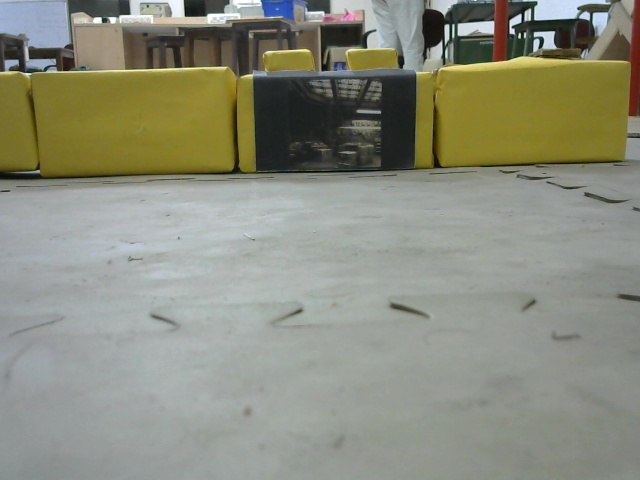
#> input picture Trail/Check 2/Input1.jpg, 640 x 480 px, given in place of the camera
$ python 1.py
#> lines starting #> are read from the running program, lines starting #| are printed output that depends on the picture; after the words box and inside, x2 and y2 are one past the last pixel; in counts of white or black regions, pixels touching at a corner belong together
import time

start1=time.time()
import numpy as np
import cv2
#from scipy.spatial import distance
stop1=time.time()

print("Import: ",stop1-start1)

##def calculateDistance(i1, i2):
##    return np.sum((i1-i2)**2)

start2=time.time()

length=0
Area=[]
newcontour=[]
newcontour2=[]

#path = r'F:\Projects\Caterpillar\Trail\Check 1\4\Input11.jpg'
#img=cv2.imread(path)

_,img = cv2.VideoCapture(1).read()
#> img is the input picture: shape (480, 640, 3); mean B, G, R 125, 141, 139.1

cv2.imwrite('Input.jpg',img)

blur = cv2.GaussianBlur(img,(5,5),0)

hsv=cv2.cvtColor(blur, cv2.COLOR_BGR2HSV)
#> hsv: shape (480, 640, 3); mean H, S, V 58.3, 43.8, 144.2

lb= np.array([15,80,50])
ub= np.array([39,255,255])
mask = cv2.inRange(hsv, lb, ub)
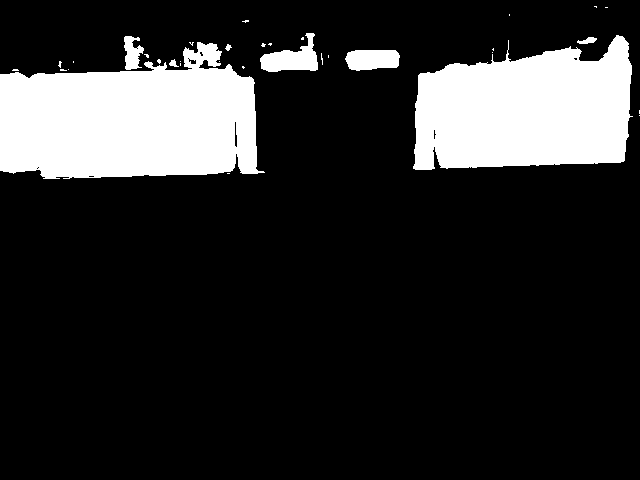
#> mask: shape (480, 640); 17.2% white; 34 white regions (26 under 20 px)
cv2.imwrite('mask.jpg',mask)
cv2.imshow('mask',mask)
#temp = np.zeros(mask.shape).astype(mask.dtype)
res = cv2.bitwise_and(img,blur, mask =mask)
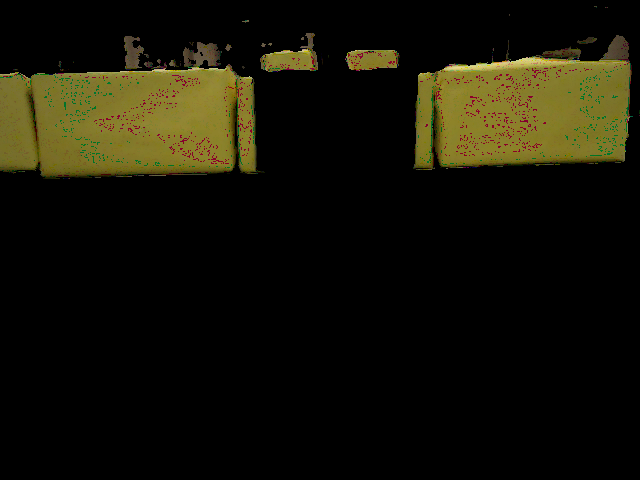
#> res: shape (480, 640, 3); mean B, G, R 7.1, 19.3, 21.2

grey=cv2.cvtColor(res,cv2.COLOR_BGR2GRAY)
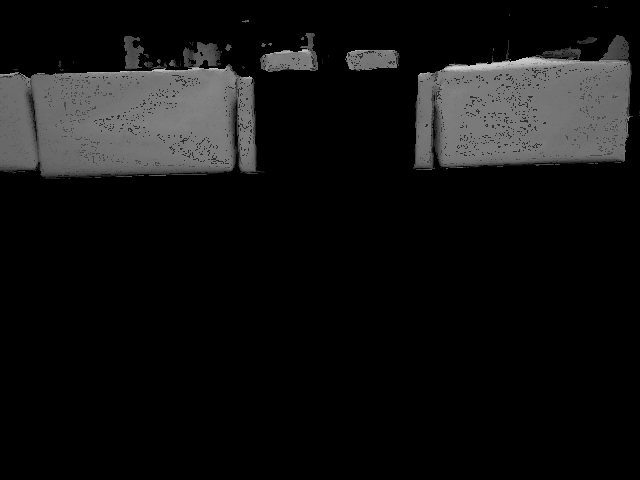
#> grey: shape (480, 640); min 0, max 212, mean 18.5

contour,hierarchy=cv2.findContours(mask,cv2.RETR_TREE, cv2.CHAIN_APPROX_SIMPLE)
#> contour = 44 contours, 35 with area under 20; largest, box (x1, y1, x2, y2) and area: (0, 42, 265, 179) 26746, (413, 35, 633, 170) 22504, (260, 33, 318, 72) 1106, (345, 50, 400, 71) 908, (124, 36, 144, 70) 386

#print("Contour Dtype: ",np.dtype(contour))
print("Block Area",end=' ')
for i in contour:
    if cv2.contourArea(i) > 15000:
         length+=1
         Area=cv2.contourArea(i)
         newcontour.append(i)
         print(Area,end=' ')
         contour=i
    else:
       cv2.fillPoly(mask,[i],(0,0,0))
#> this loop made 44 passes
#> (length, Area) on passes 24, 37: (1, 26746), (2, 22504)
#> i on passes 1, 2, 3, 4, 6, 8: [[227, 173], [229, 173]], [[639, 115]], [[639, 110], [639, 113]], [[68, 69]], [[13, 69], [12, 70], [18, 70], [17, 69]], [[180, 63], [180, 65]]
#| 26746.0
#| 22504.0
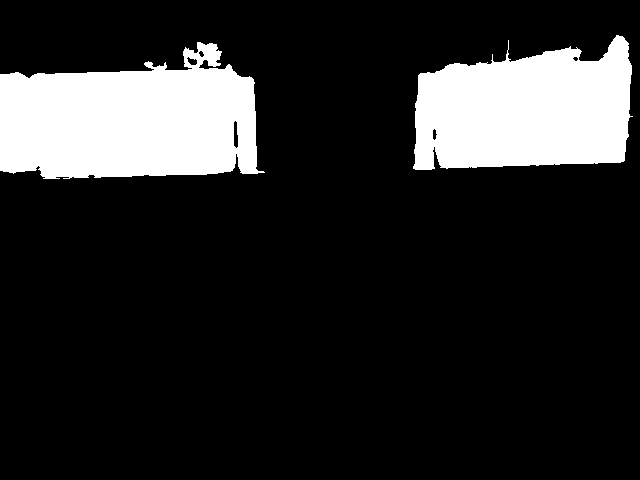
#> mask: shape (480, 640); 16.2% white; 2 white regions
#> after the loop, length = 2; newcontour = 2 contours; box (x1, y1, x2, y2) and area: (0, 42, 265, 179) 26746, (413, 35, 633, 170) 22504

length=len(newcontour)

cv2.drawContours(img, newcontour,-1,(0,0,255),0)
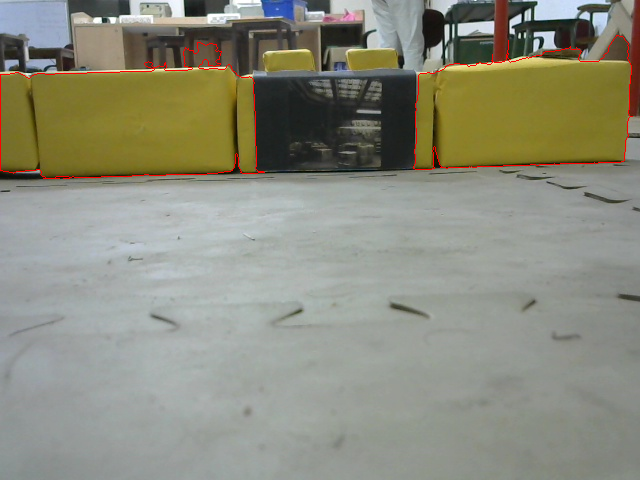
#> img: shape (480, 640, 3); 0.54% of pixels changed, all inside (x1, y1, x2, y2) = (0, 35, 633, 179)

cv2.imshow('Contour',img)

start_pic=time.time()

(y1, x1) = np.where(mask==0)
(topy1, topx1) = (np.min(y1), np.min(x1))
#> topy1 = 0; topx1 = 0
(bottomy1, bottomx1) = (np.max(y1), np.max(x1))
#> bottomy1 = 479; bottomx1 = 639

end_pic=time.time()

print("Pic Co-ordinate Execution: ",end_pic-start_pic)

(y, x) = np.where(mask==255)
(topy, topx) = (np.min(y), np.min(x))
#> topy = 35; topx = 0
(bottomy, bottomx) = (np.max(y), np.max(x))
#> bottomy = 178; bottomx = 632

print("\nNo. of contours",length)
#| No. of contours 2

#if length==2 and (Area[0]<30000 and Area[1]<30000):
if length ==2:
    print("\n\nBlock: 0")
    #print("\n\nArea: ",Area[0],Area[1])
#elif length==1 and Area > 30000:
elif length == 1:
    if topx < 100 and (bottomx1-bottomx)>100:
        print("\n\nBlock: 1")
    elif topx > 100 and (bottomx1-bottomx)<100:
        print("\n\nBlock: -1")
    else:
        print("****************Condition Not Satisfied**************")
    print("\npic x: ",topx1,bottomx1)
    print("\nblock x: ",topx,bottomx)


end2=time.time()

print("Program Execution :",end2-start2)

$ run again, on Trail/Check 2/Input2.jpg
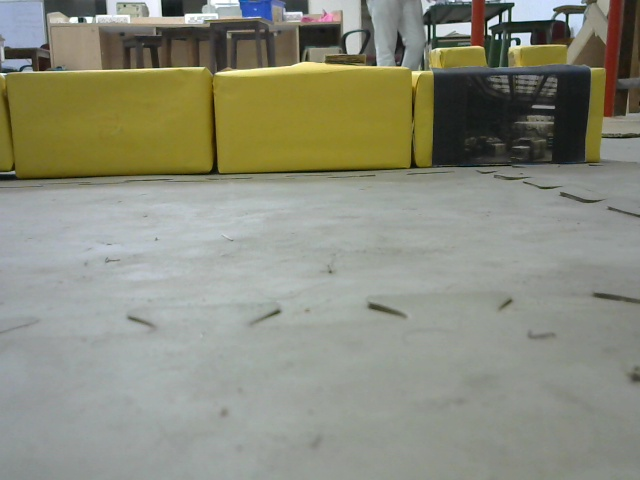
#> input picture Trail/Check 2/Input2.jpg, 640 x 480 px, given in place of the camera
#> img is the input picture: shape (480, 640, 3); mean B, G, R 124.4, 140.7, 139.2
#> hsv: shape (480, 640, 3); mean H, S, V 57.4, 44, 144.1
#> contour = 62 contours, 51 with area under 20; largest, box (x1, y1, x2, y2) and area: (0, 37, 435, 181) 45646, (576, 37, 607, 164) 1881, (508, 38, 573, 67) 1138, (428, 44, 489, 69) 1041, (629, 0, 640, 77) 430
#> the loop `for i in contour:` made 62 passes
#> (length, Area) on pass 39: (1, 45646)
#> (printed output is left out)
#> after the loop `for i in contour:`:
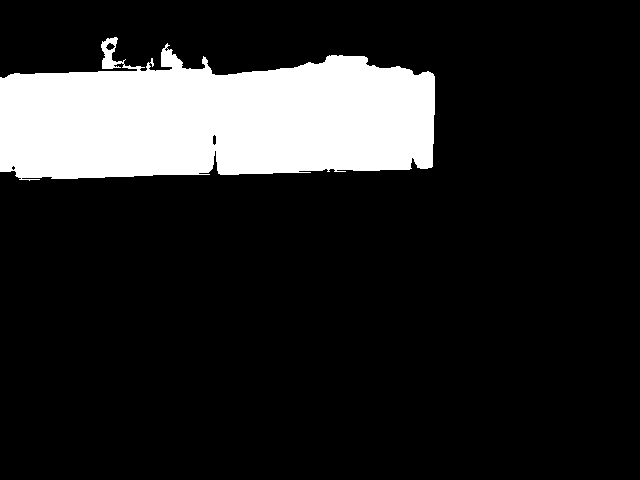
#> mask: shape (480, 640); 15.1% white; 1 white region
#> after the loop `for i in contour:`: length = 1; newcontour = 1 contour; box (x1, y1, x2, y2) and area: (0, 37, 435, 181) 45646
#> `cv2.drawContours(img, newcontour,-1,(0,0,255),0)`:
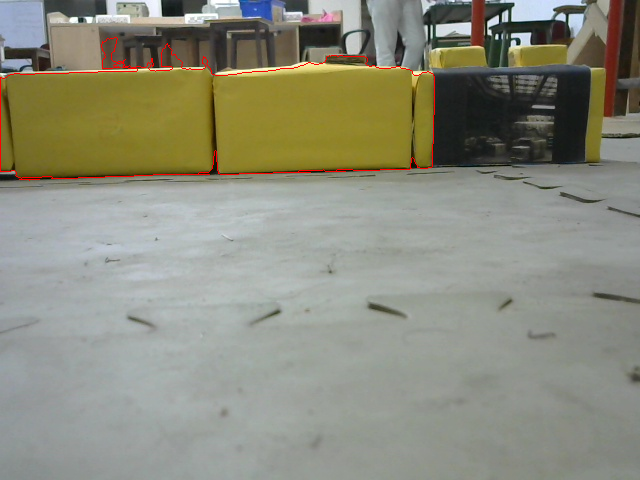
#> img: shape (480, 640, 3); 0.46% of pixels changed, all inside (x1, y1, x2, y2) = (0, 37, 435, 181)
#> topy1 = 0
#> bottomy1 = 479; bottomx1 = 639
#> topy = 37; topx = 0
#> bottomy = 180; bottomx = 434
#| No. of contours 1
#| pic x:  0 639
#| block x:  0 434
